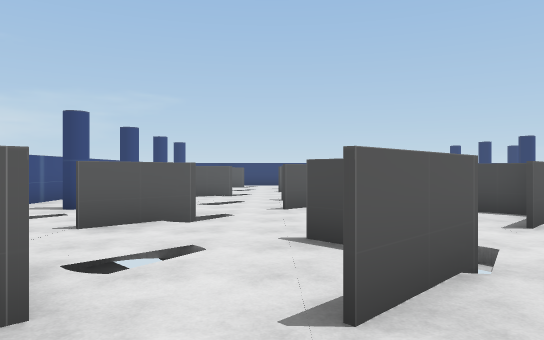
view 1 (above)

24 first-person views from a walk through a scene from a Unity 3-D project. The camera is 1.5 m above the floor, looks level and sees 70° across. The floor is counted in squares, 2 m on a side. Each view is taken from the middle of a square. On the plan, view 1 faces up. The plan holds only what a view shows up to about 12 squares ahead; the rest is blank. The player is left out. Some surface patterns are stand-ins.

view 2
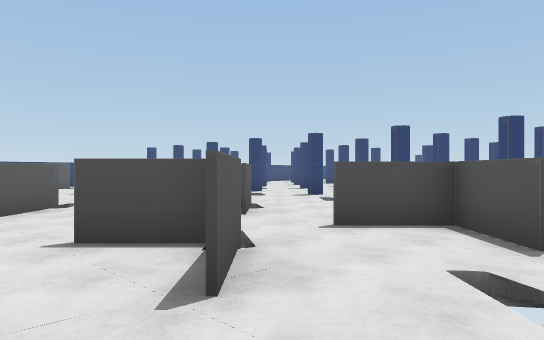

view 3
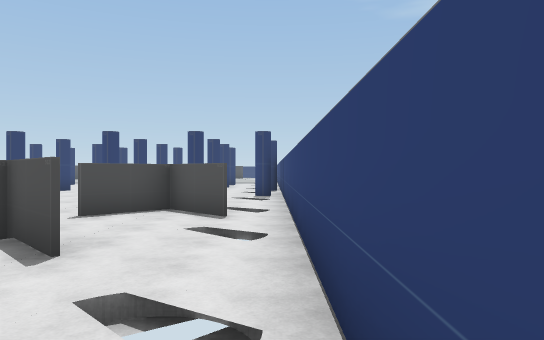

view 4
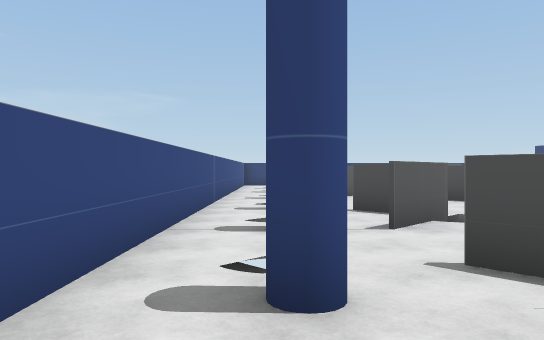

view 5
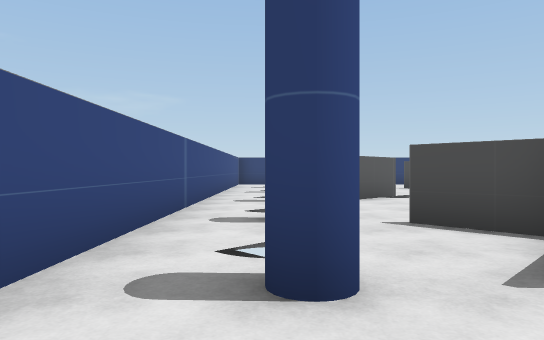

view 6
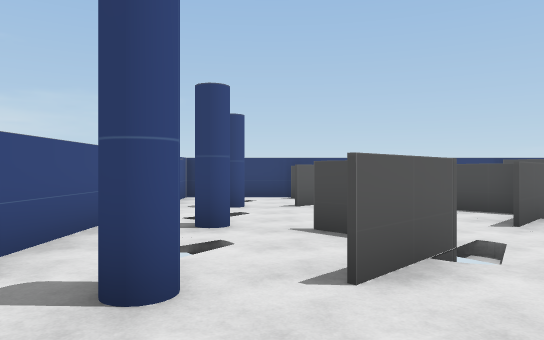

view 7
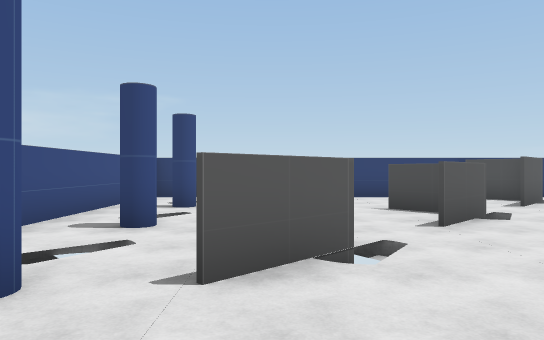

view 8
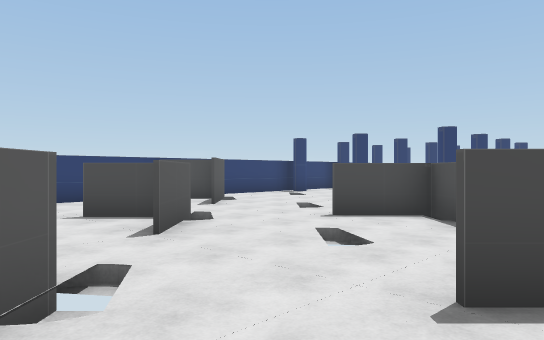

view 9
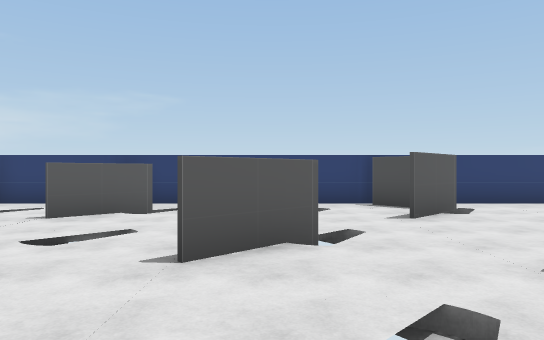

view 10
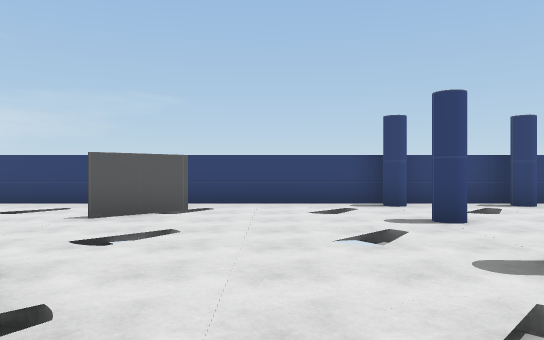

view 11
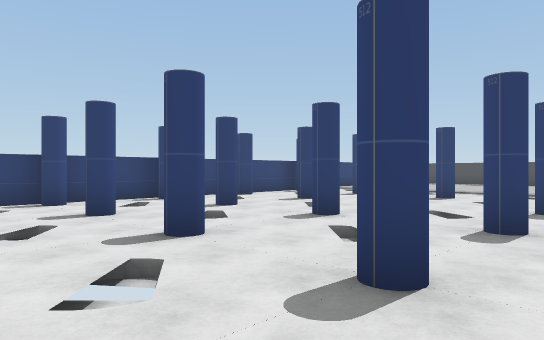

view 12
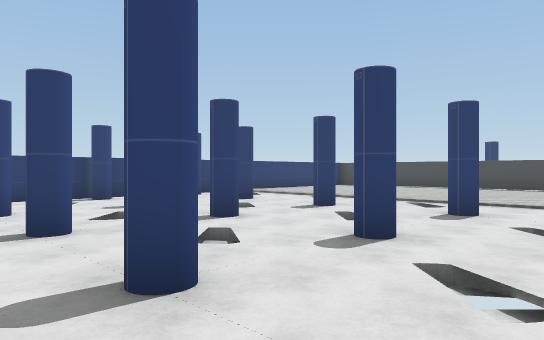

view 13
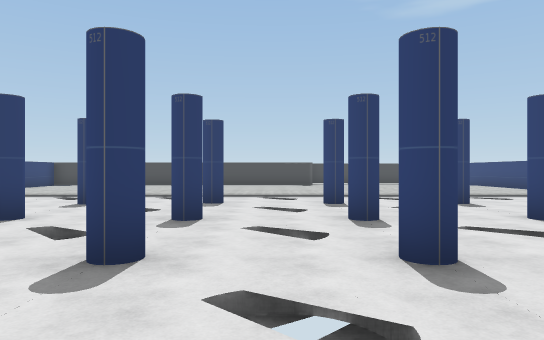

view 14
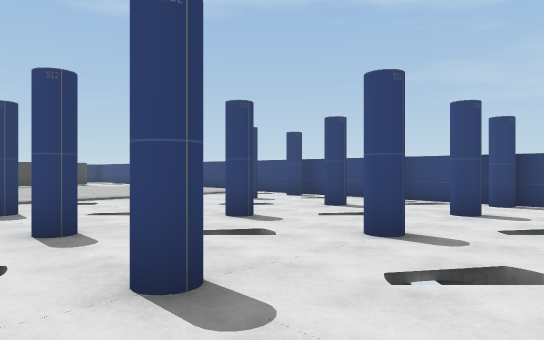

view 15
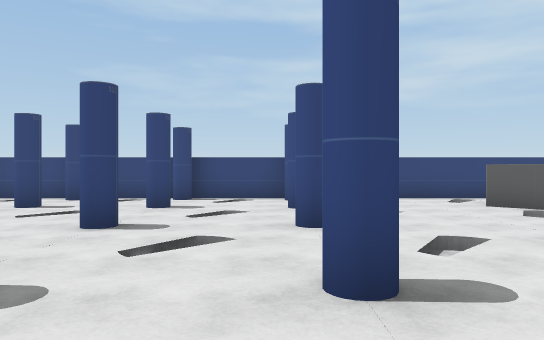

view 16
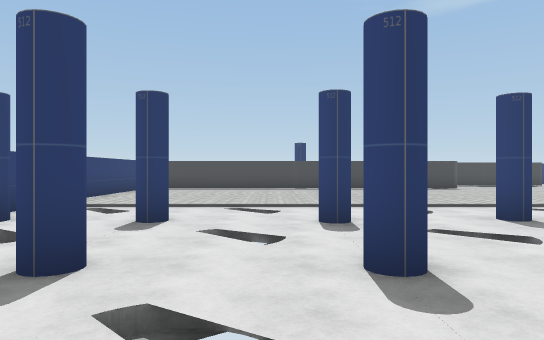

view 17
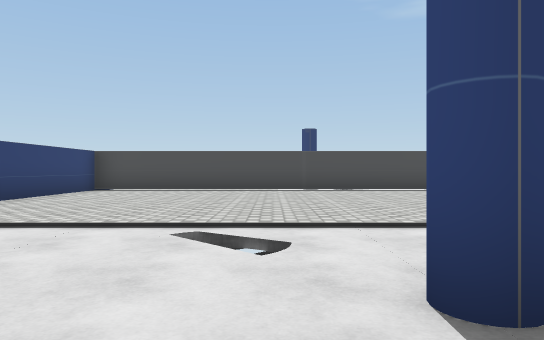

view 18
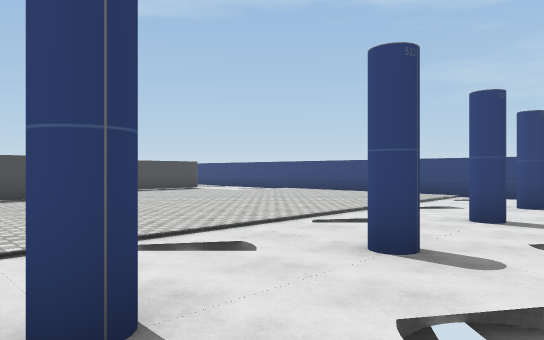

view 19
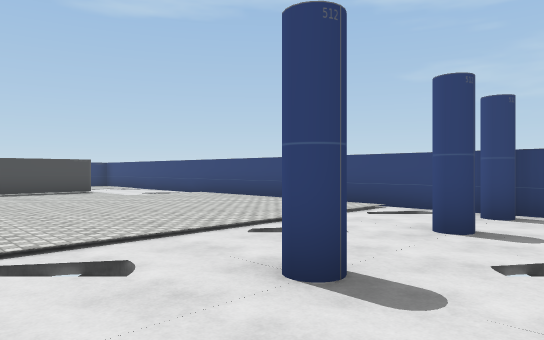

view 20
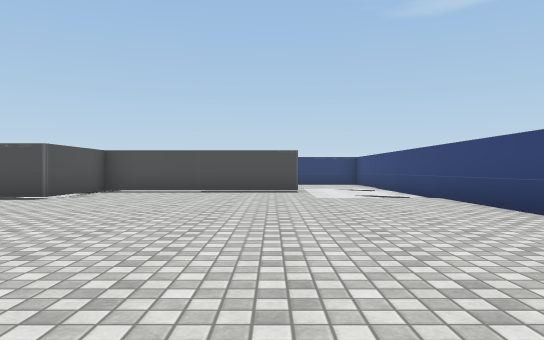

view 21
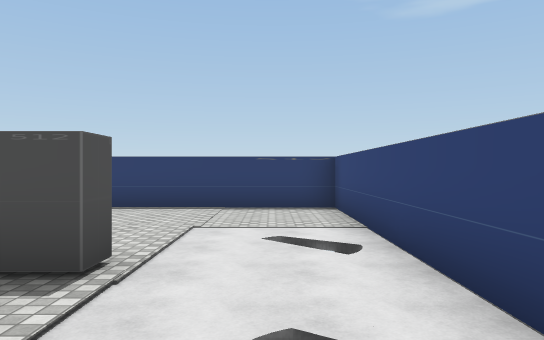

view 22
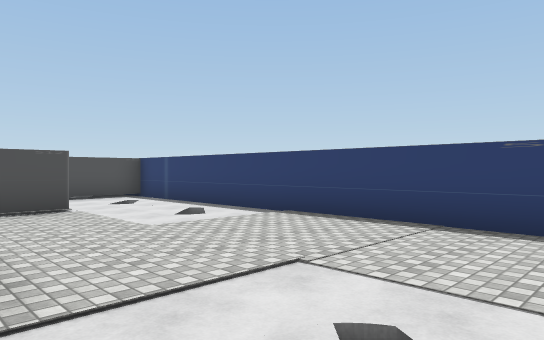

view 23
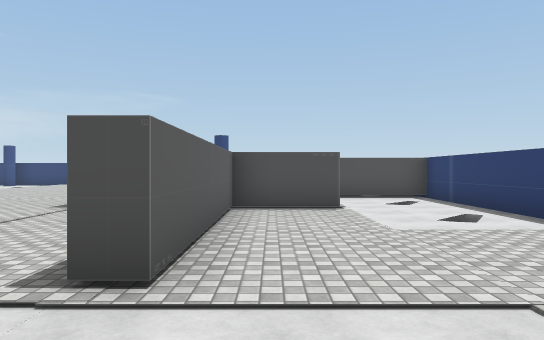

view 24
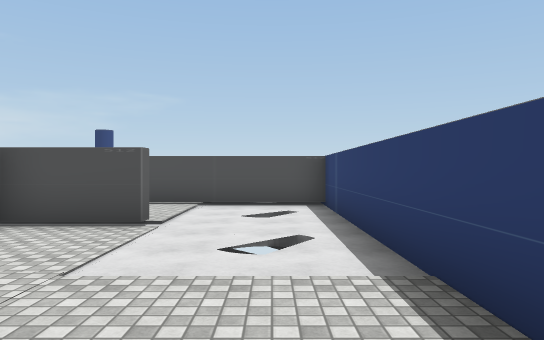

### Floor plan
Key: @ floor where view 1 was taken; # wall or solid block; . main floor; : floor 0.25 m higher than the main floor; - floor 0.25 m lower than the main floor; / step, stairs or slope; O other object.
Columns run from 6 left of view 1 to 34 right of it. Each row starts with its distance up from view 1.
 19 ######################  #  ######
 18 #...#.....#....O#O..O..O........#
 17 #./.##....#../../......./.......#
 16 #.O.#.....#....O.O..O..O........#
 15 #......#.../........../.........#
 14 #./....#../../......./../.......#
 13 #.O.......#....O..O.O..O........#O
 12 #...##../.#......../..../.......#.   :::
 11 #...#../..# ......//..../.......#. ######
 10 #.O......   ..O..O..O..O........#.  ....#
  9 #......#-   . ..-..-............#   ..-.#
  8 #......#.   ..O..O.....O........#.......#
  7 #.O.#...  #.........O...........#####...#
  6 #./.##.. .#../../......./.........#.../.#
  5 #.O.#.....#...O..O..O..O..........#.....#
  4 #......#...... ......./...........#.....#
  3 #./.##.#..#../ ....../../.........#.....#
  2 #.O..#.#..#...O..O..O..O................#
  1      #../.#......../..../...............#
  0   .. .@/......O..O//O..O/.. ..../.......#
 -1     #####################################

Where each view was taken, in squares from view 1:
view 1: 0 up, 0 right, facing up
view 2: 0 up, 1 left, facing up-right
view 3: 0 up, 3 left, facing right
view 4: 0 up, 4 left, facing up
view 5: 3 up, 4 left, facing up
view 6: 8 up, 3 left, facing up
view 7: 8 up, 2 left, facing up
view 8: 9 up, 2 left, facing up-right
view 9: 10 up, 1 right, facing up
view 10: 10 up, 6 right, facing up
view 11: 9 up, 6 right, facing up-right
view 12: 8 up, 10 right, facing up-right
view 13: 9 up, 8 right, facing right
view 14: 9 up, 9 right, facing down-right
view 15: 10 up, 9 right, facing down
view 16: 14 up, 11 right, facing right
view 17: 14 up, 15 right, facing right
view 18: 11 up, 15 right, facing down-right
view 19: 7 up, 15 right, facing down-right
view 20: 3 up, 18 right, facing right
view 21: 1 up, 25 right, facing right
view 22: 0 up, 28 right, facing up-right
view 23: 0 up, 29 right, facing up
view 24: 2 up, 32 right, facing up
